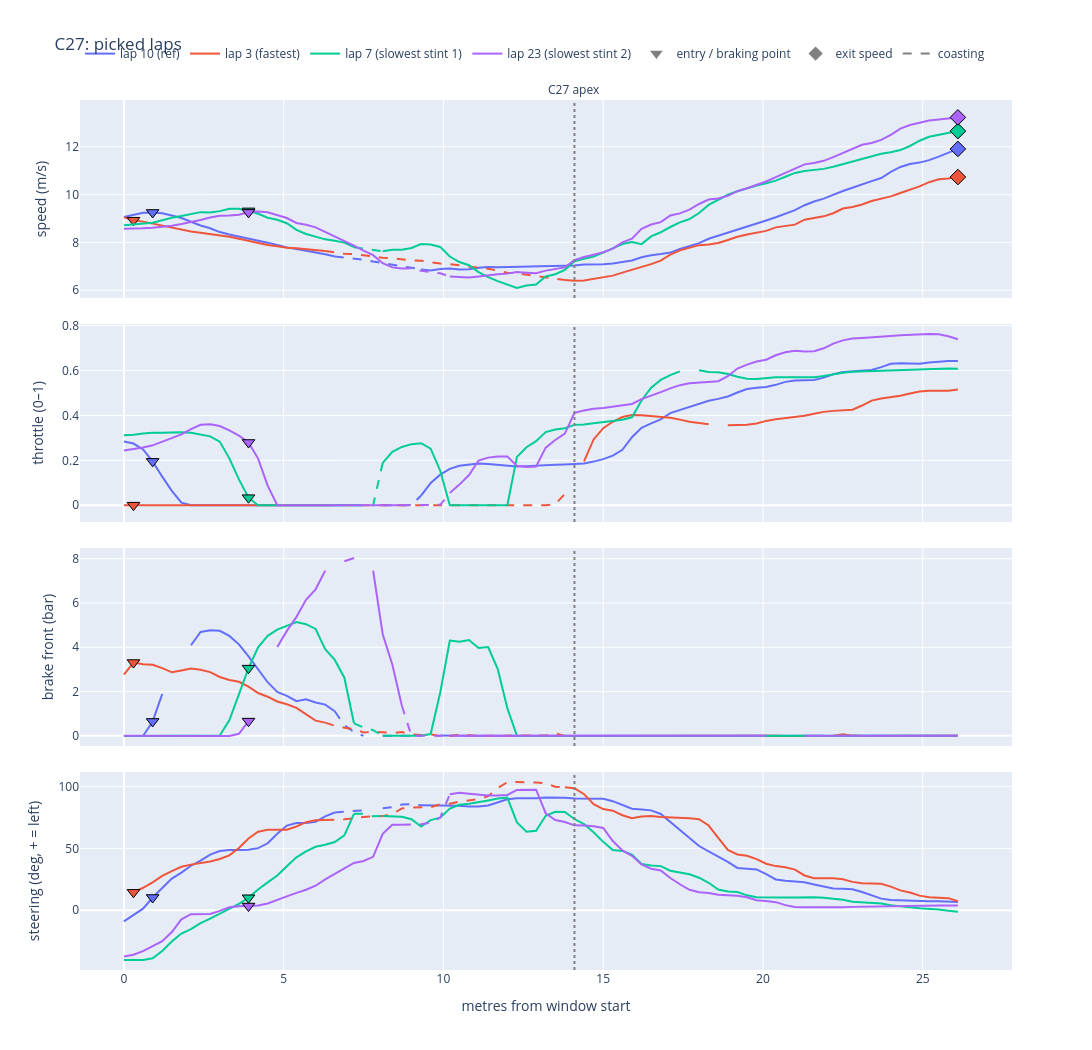

Here is the notebook cell this chart was saved with:
### Markdown cell above
* Metrics:
  - Lap 23 is 0.27 s faster than lap 10 in the snail. In C26 it brakes the shortest (0.45 s) and lighter than lap 10 (5.71 bar against 6.52 bar), and both laps start their C26 entry at almost the same point (26.2 m and 25.3 m before the apex), so their C26 times can be compared: 2.66 s for lap 23 against 3.21 s for lap 10. That is where lap 23 makes its time.
  - Lap 23 also coasts the most in C26 with lap 21, 12 m (1.07 s) against 4.5 m for lap 10. So here coasting does not cost time, lap 23 lifts early, brakes short and lets the car roll with more speed towards C26.
  - In C25 lap 10 is the best, it never lifts off completely, its minimum speed is 9.29 m/s against 7.92 m/s for lap 23, and it exits C25 the fastest at 11.78 m/s. Lap 10 also has a high rear wheel slip at the C25 exit (28.9%) with the throttle at 0.5, the same pattern as the fast laps in C24.
  - Lap 5 loses 0.14 s and the loss is in C25. It enters the slowest (7.26 m/s), coasts for 1.2 m before C25 and exits C25 at 10.92 m/s, the second slowest. In C26 it actually does the best, it has the highest minimum speed (8.85 m/s) and the highest exit speed (9.43 m/s), even though it brakes the hardest (7.12 bar).
  - Lap 21 loses 0.47 s. It is the slowest through C25 with a minimum speed of 7.78 m/s and an exit of 10.06 m/s, it brakes the lightest in C26 (2.27 bar) and coasts for 11.7 m (1.24 s), and it picks up the throttle the earliest in C26 (5.2 m before the apex) but only up to 0.23. The numbers for lap 21 look normal here, so the broken position data around C20 does not seem to affect the snail.
  - Correction to the plot reading: the minimum speed of lap 23 in C26 is 8.40 m/s, reached 4.4 m after the apex, so it is almost the same as lap 10 (8.36 m/s) and not higher.

### Code cell
# hairpin
plot_group("C27")
